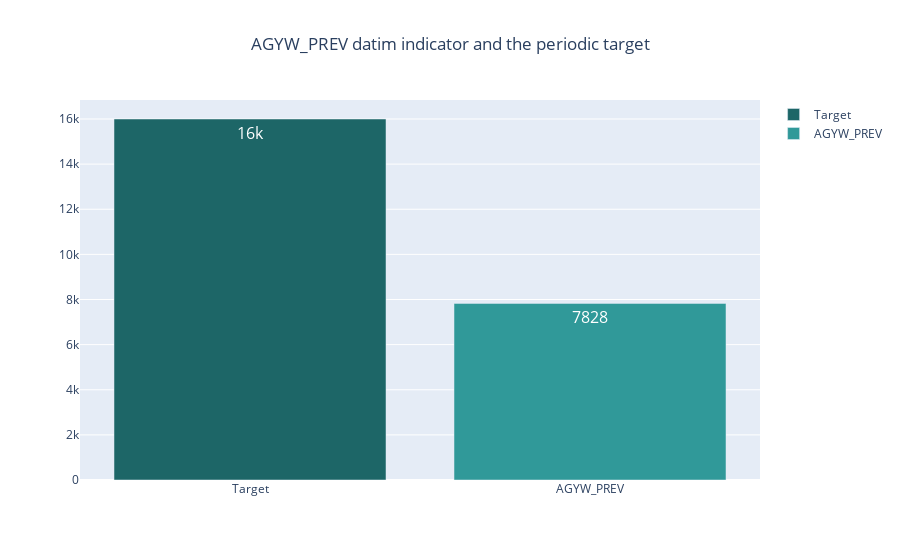

Source (notebook cell):
### Code cell
fig = px.bar(
    data_plot,
    x="state",
    y="data",
    text_auto=True,
    title="AGYW_PREV datim indicator and the periodic target",
    color="state",
    #color="data",
    #text="data",
    labels={"state":"","data":""},
    #color_discrete_map={"Target":"#75b8d1", "AGYW_PREV results":"#44AA99"}
    color_discrete_map={"Target":"#1D6667", "AGYW_PREV":"#309999"}
    #color_discrete_sequence = px.colors.sequential.GnBu, 
    #color_continuous_scale= px.colors.sequential.GnBu
)
fig = fig.update_layout(title_x=0.5)
fig.update_traces(textfont_size=16)
fig.write_image("./rezo/global_agywprev.png")

### Figure 1 — Plotly figure (JSON) as saved in the notebook; plotly's stock layout.template omitted (floating-point values rounded to 4 significant figures)
{"data": [{"alignmentgroup": "True", "hovertemplate": "=%{y}<extra></extra>", "legendgroup": "Target", "marker": {"color": "#1D6667", "pattern": {"shape": ""}}, "name": "Target", "offsetgroup": "Target", "orientation": "v", "showlegend": true, "textfont": {"size": 16}, "textposition": "auto", "texttemplate": "%{y}", "type": "bar", "x": ["Target"], "xaxis": "x", "y": [16000], "yaxis": "y"}, {"alignmentgroup": "True", "hovertemplate": "=%{y}<extra></extra>", "legendgroup": "AGYW_PREV", "marker": {"color": "#309999", "pattern": {"shape": ""}}, "name": "AGYW_PREV", "offsetgroup": "AGYW_PREV", "orientation": "v", "showlegend": true, "textfont": {"size": 16}, "textposition": "auto", "texttemplate": "%{y}", "type": "bar", "x": ["AGYW_PREV"], "xaxis": "x", "y": [7828], "yaxis": "y"}], "layout": {"barmode": "relative", "legend": {"title": {"text": ""}, "tracegroupgap": 0}, "title": {"text": "AGYW_PREV datim indicator and the periodic target", "x": 0.5}, "xaxis": {"anchor": "y", "categoryarray": ["Target", "AGYW_PREV"], "categoryorder": "array", "domain": [0, 1], "title": {"text": ""}}, "yaxis": {"anchor": "x", "domain": [0, 1], "title": {"text": ""}}}}
